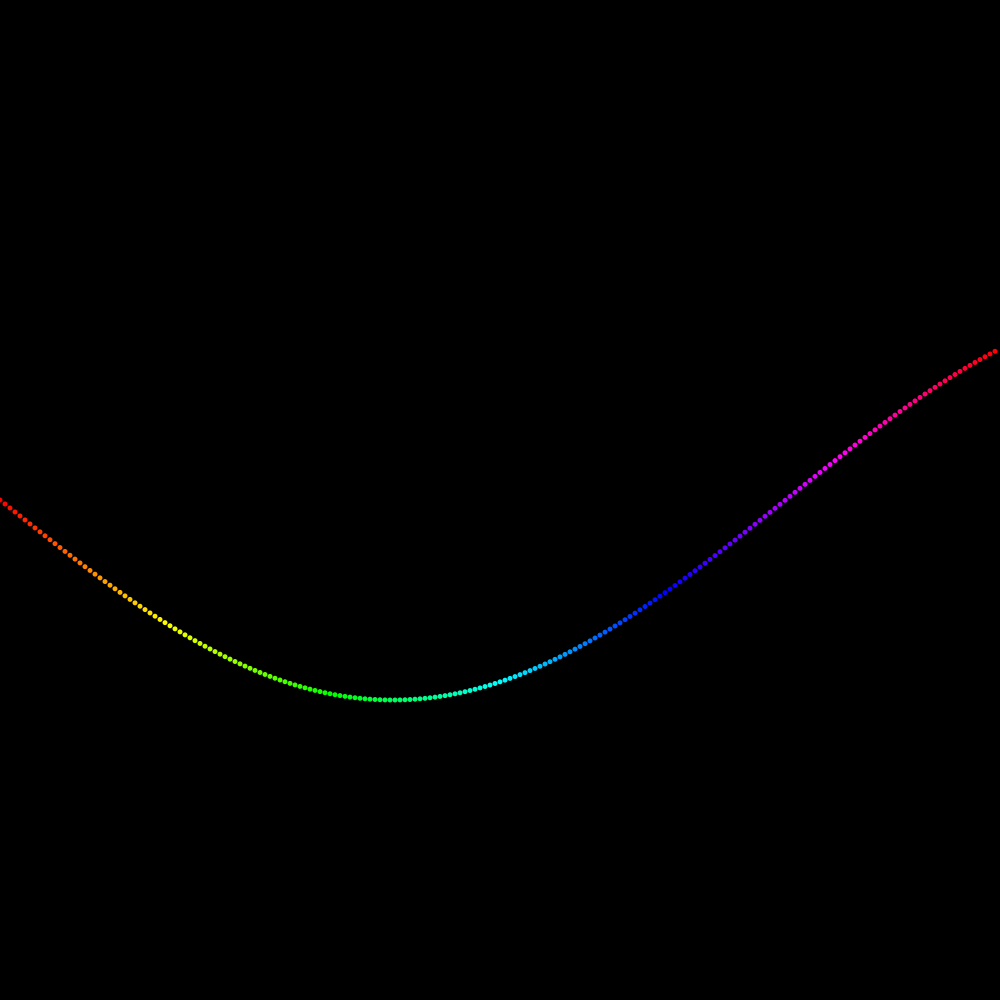
Frame 1 (no input)
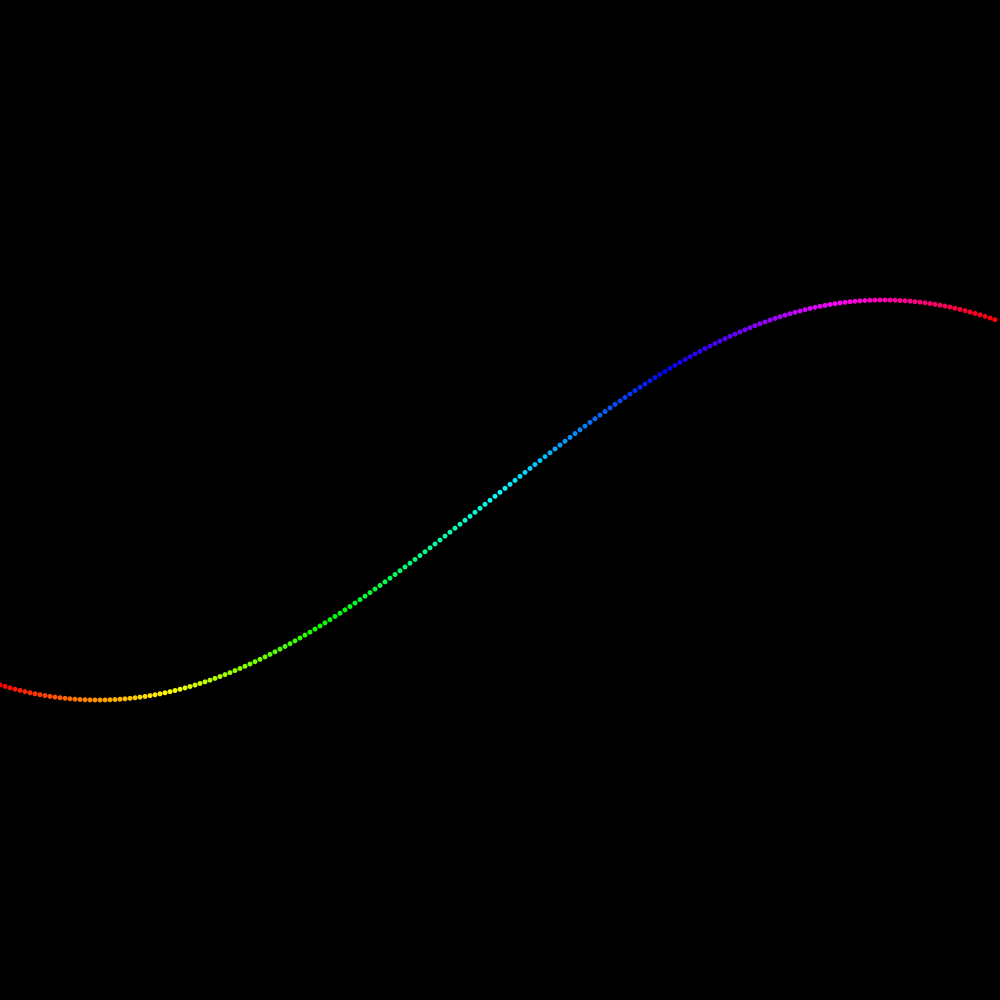
Frame 60 (the mouse pressed at the canvas centre just before this capture)
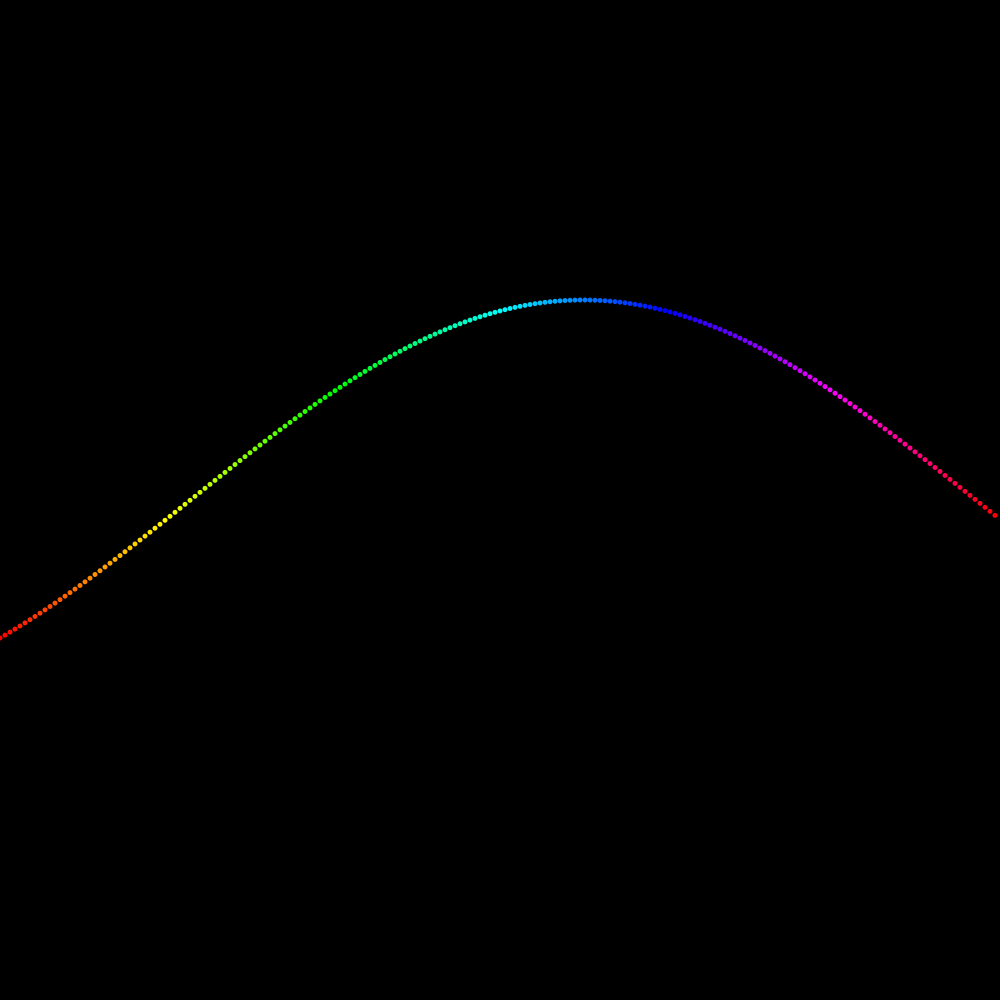
Frame 120 (the mouse held since frame 60 and released just before this capture)

The Processing sketch that drew these frames (run headless with seeded random() and noise(); from frame 60 on, the mouse is pressed at the canvas centre):

// Processing sketch: PointWave
// ── PointWave.pde
float r = 200;
float theta = 0;
float thetaInc = 0.02;
float size = 5;

void setup() {
  size(1000, 1000);
  colorMode(HSB, width, 100, 100, 100);
  
  noStroke();
}

void draw() {
  background(0);
  
  for (int i = 0; i < width/size; i++) {
    fill(i*size, 100, 100);
    ellipse(i*size, (float) (height/2+r*sin((theta+thetaInc*i)%TWO_PI)), size, size);
  }
  
  theta+=thetaInc;
}
